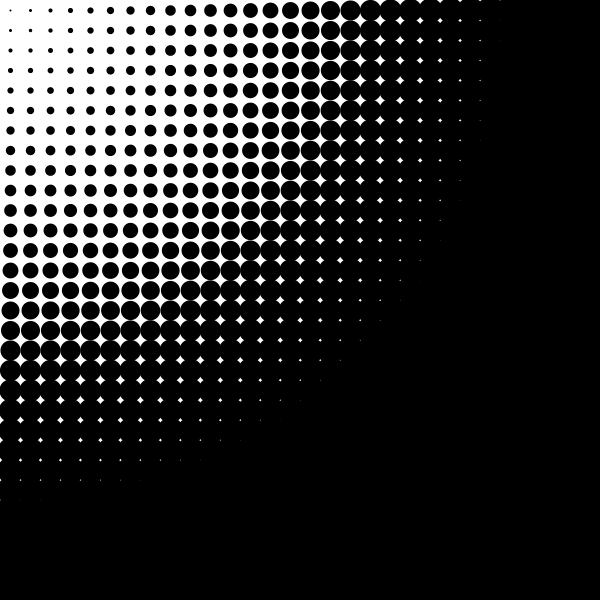
Frame 1 (no input)
Frame 60 (the mouse pressed at the canvas centre just before this capture): identical to frame 1, image omitted
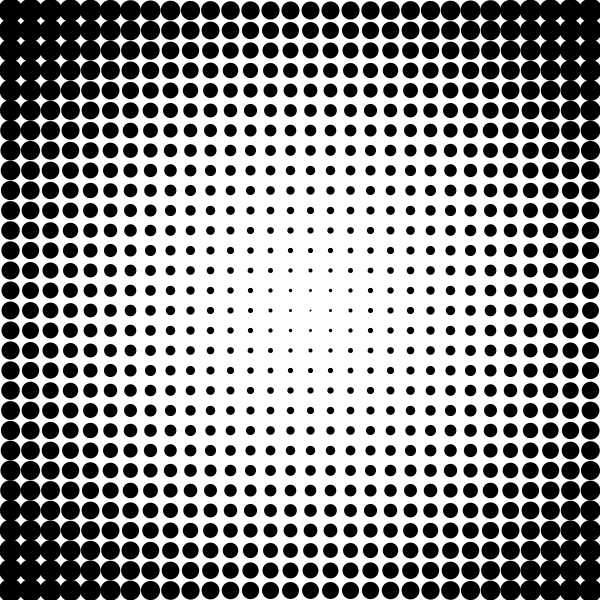
Frame 120 (the mouse held since frame 60 and released just before this capture)

The Processing sketch that drew these frames (run headless with seeded random() and noise(); from frame 60 on, the mouse is pressed at the canvas centre):

// Processing sketch: mousedots
// ── mousedots.pde

void setup() {
  size(600, 600);
  stroke(0);
}

void draw() {
  background(255);
  translate(10, 10);
  for(int y = 0; y < 30; y++) {
    for(int x = 0; x < 30; x++) {
      int dotX = x * 20;
      int dotY = y * 20;
      float dotDist = dist(dotX, dotY, mouseX, mouseY);
      float dotWeight = map(dotDist, 0, 150, 2, 10); 
      strokeWeight(dotWeight);
      point(dotX, dotY);
    }
  }
}
